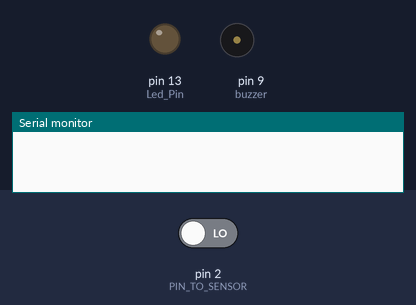
Bench run of a sketch on a simulated Arduino Uno, built with avr-gcc and run on an emulated ATmega328P. On the bench: output pins drawn as LEDs (lit = HIGH), buzzer (waves = sounding), the last lines printed to the serial monitor. The test bench sets the inputs (shaded band); at power-on: pin 2 (PIN_TO_SENSOR) LOW.

Above: at 1.2 s.
1.3 s: pin 2 (PIN_TO_SENSOR) driven HIGH
At 1.7 s:
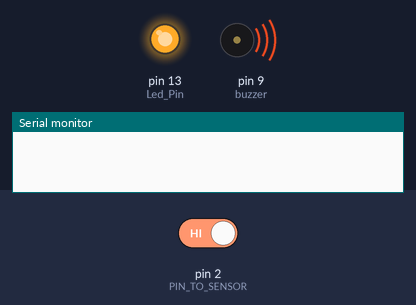
At 2.4 s:
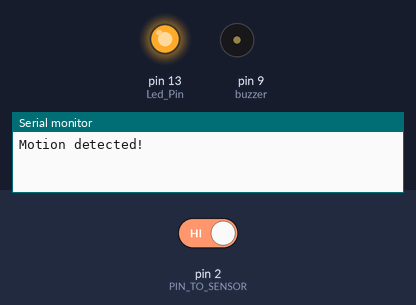
3.3 s: pin 2 (PIN_TO_SENSOR) driven LOW
At 3.6 s:
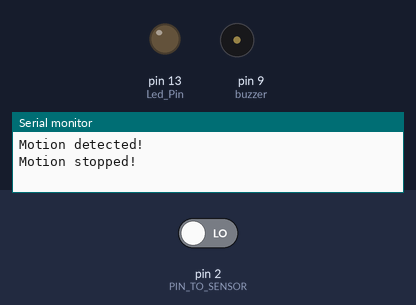
Timing chart, 0 to 6.3 s (numbered marks = the images above; inputs shaded):
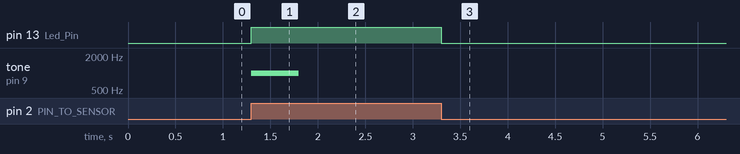

The sketch:

Squid_Game.ino
```cpp
const int PIN_TO_SENSOR = 2;   // the pin that OUTPUT pin of sensor is connected to
int pinStateCurrent   = LOW; // current state of pin
int pinStatePrevious  = LOW; // previous state of pin

int Led_Pin = 13; //led display
int buzzer = 9;   //buzzer set

void setup() {
  Serial.begin(9600);            // initialize serial
  pinMode(PIN_TO_SENSOR, INPUT); // set arduino pin to input mode to read value from OUTPUT pin of sensor
  pinMode(Led_Pin, OUTPUT);
  pinMode(buzzer, OUTPUT);
}

void loop() {
  pinStatePrevious = pinStateCurrent; // store old state
  pinStateCurrent = digitalRead(PIN_TO_SENSOR);   // read new state

  if (pinStatePrevious == LOW && pinStateCurrent == HIGH) {   // pin state change: LOW -> HIGH
    digitalWrite(Led_Pin, HIGH);  //turn on LED
    tone(buzzer, 1000);   //turn on buzzer
    delay(500);       //only work 0.5s
    noTone(buzzer);   //mute buzzer
    delay(500);

    Serial.println("Motion detected!");
    // TODO: turn on alarm, light or activate a device ... here
  }
  else
  if (pinStatePrevious == HIGH && pinStateCurrent == LOW) {   // pin state change: HIGH -> LOW
    digitalWrite(Led_Pin, LOW);   // turn off LED

    Serial.println("Motion stopped!");
    // TODO: turn off alarm, light or deactivate a device ... here
  }
}
```

Measured:
- after the input at 1.3 s, pin 13 (Led_Pin): LOW → HIGH at once; tone on pin 9 (buzzer): silent → 1000 Hz at once, → silent 0.50 s later
- after the input at 3.3 s, pin 13 (Led_Pin): HIGH → LOW at once
